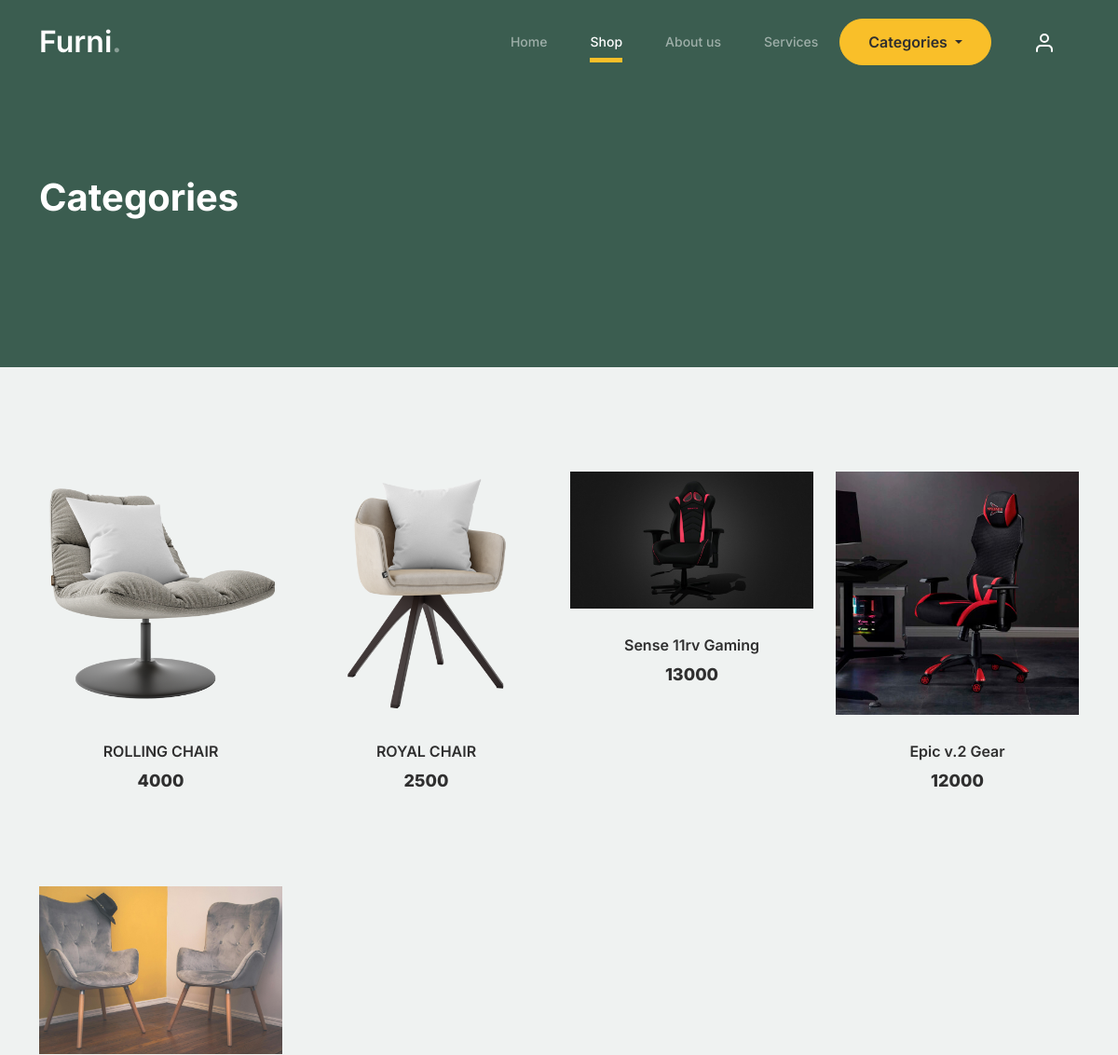
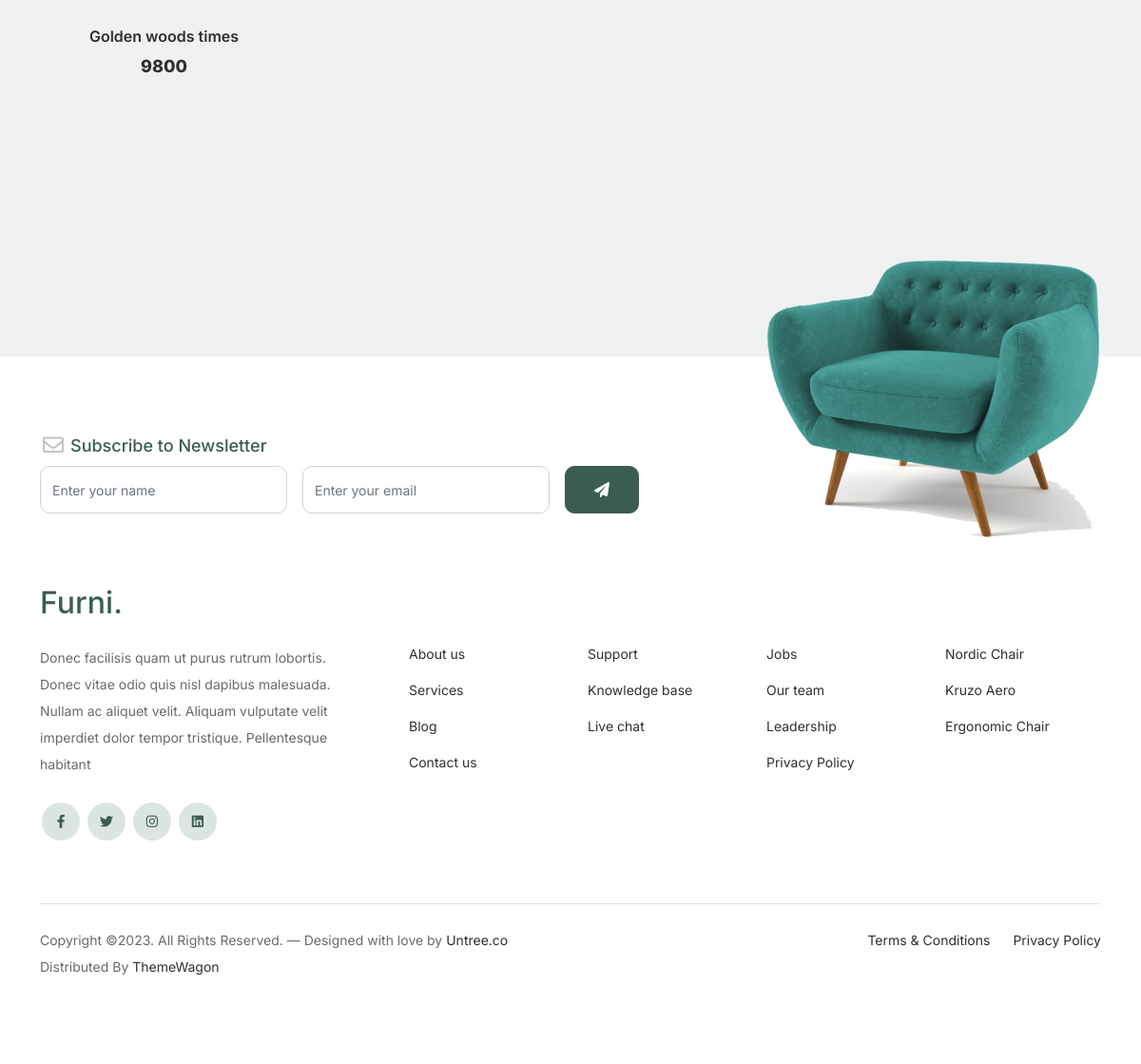
Screenshot of /categories/1 with the database file from the repository (2 pictures, top to bottom).
### comstore/models.py (models this page shows, shortened)
class Product(models.Model):
    prdtname=models.CharField(max_length=20)
    prdtdescription=models.TextField()
    prdtimage=models.ImageField(upload_to='image',default='')
    prdtprice=models.IntegerField()
    categories=models.ForeignKey(Categories,on_delete=models.CASCADE)
    stock=models.IntegerField(default=1)

### comstore/views.py (the view)
# urls.py: path('categories/<int:catid>' ,views.categories,name='categories'),
def categories(request,catid):
    data2=Categories.objects.all()
    data=Product.objects.filter(categories=catid)
    return render(request,"categories.html",{'data':data,'data2':data2})

### comstore/templates/categories.html (shortened to what this page needs)
<!doctype html>
{% load static %}
<html lang="en">
<head>
		<link href="{% static 'css/bootstrap.min.css' %}" rel="stylesheet">
		<link href="https://cdnjs.cloudflare.com/ajax/libs/font-awesome/6.0.0-beta3/css/all.min.css" rel="stylesheet">
		<link href="{% static 'css/tiny-slider.css' %}" rel="stylesheet">
		<link href="{% static 'css/style.css' %}" rel="stylesheet">
	</head>
	<body>
		<nav class="custom-navbar navbar navbar navbar-expand-md navbar-dark bg-dark" arial-label="Furni navigation bar">
			<div class="container">
				<a class="navbar-brand" href="index.html">Furni<span>.</span></a>
				<div class="collapse navbar-collapse" id="navbarsFurni">
					<ul class="custom-navbar-nav navbar-nav ms-auto mb-2 mb-md-0">
						<li class="nav-item ">
							<a class="nav-link" href="{% url 'index' %}">Home</a>
						</li>
						<li class="active"><a class="nav-link" href="{% url 'shop' %}">Shop</a></li>
						<li><a class="nav-link" href="about.html">About us</a></li>
						<li><a class="nav-link" href="services.html">Services</a></li></ul>
						<div class="dropdown">
							<button class="btn btn-secondary dropdown-toggle" type="button" data-bs-toggle="dropdown" aria-expanded="false">
								Categories
							</button>
						</div>
					<ul class="custom-navbar-cta navbar-nav mb-2 mb-md-0 ms-5">
						<li><a class="nav-link" href="#"><img src="{% static 'images/user.svg' %}"></a></li>
					</ul>
				</div>
			</div>
		</nav>
			<div class="hero">
				<div class="container">
					<div class="row justify-content-between">
						<div class="col-lg-5">
							<div class="intro-excerpt">
								<h1>Categories</h1>
							</div>
						</div>
						<div class="col-lg-7">
						</div>
					</div>
				</div>
			</div>
		<div class="untree_co-section product-section before-footer-section">
		    <div class="container">
		      	<div class="row">
					{% for i in data %}
					<div class="col-12 col-md-4 col-lg-3 mb-5">
						<a class="product-item" href="#">
							<img src="{{i.prdtimage.url}}" class="img-fluid product-thumbnail">
							<h3 class="product-title">{{i.prdtname}}</h3>
							<strong class="product-price">{{i.prdtprice}}</strong>
						</a>
					</div>
					{% endfor %}
		      	</div>
		    </div>
		</div>
		<footer class="footer-section">
			<div class="container relative">
				<div class="sofa-img">
					<img src="{% static 'images/sofa.png' %}" alt="Image" class="img-fluid">
				</div>
				<div class="row">
					<div class="col-lg-8">
						<div class="subscription-form">
							<h3 class="d-flex align-items-center"><span class="me-1"><img src="{% static 'images/envelope-outline.svg' %}" alt="Image" class="img-fluid"></span><span>Subscribe to Newsletter</span></h3>
							<form action="#" class="row g-3">
								<div class="col-auto">
									<input type="text" class="form-control" placeholder="Enter your name">
								</div>
								<div class="col-auto">
									<input type="email" class="form-control" placeholder="Enter your email">
								</div>
								<div class="col-auto">
									<button class="btn btn-primary">
										<span class="fa fa-paper-plane"></span>
									</button>
								</div>
							</form>
						</div>
					</div>
				</div>
				<div class="row g-5 mb-5">
					<div class="col-lg-4">
						<div class="mb-4 footer-logo-wrap"><a href="#" class="footer-logo">Furni<span>.</span></a></div>
						<p class="mb-4">Donec facilisis quam ut purus rutrum lobortis. Donec vitae odio quis nisl dapibus malesuada. Nullam ac aliquet velit. Aliquam vulputate velit imperdiet dolor tempor tristique. Pellentesque habitant</p>
						<ul class="list-unstyled custom-social">
							<li><a href="#"><span class="fa fa-brands fa-facebook-f"></span></a></li>
							<li><a href="#"><span class="fa fa-brands fa-twitter"></span></a></li>
							<li><a href="#"><span class="fa fa-brands fa-instagram"></span></a></li>
							<li><a href="#"><span class="fa fa-brands fa-linkedin"></span></a></li>
						</ul>
					</div>
					<div class="col-lg-8">
						<div class="row links-wrap">
							<div class="col-6 col-sm-6 col-md-3">
								<ul class="list-unstyled">
									<li><a href="#">About us</a></li>
									<li><a href="#">Services</a></li>
									<li><a href="#">Blog</a></li>
									<li><a href="#">Contact us</a></li>
								</ul>
							</div>
							<div class="col-6 col-sm-6 col-md-3">
								<ul class="list-unstyled">
									<li><a href="#">Support</a></li>
									<li><a href="#">Knowledge base</a></li>
									<li><a href="#">Live chat</a></li>
								</ul>
							</div>
							<div class="col-6 col-sm-6 col-md-3">
								<ul class="list-unstyled">
									<li><a href="#">Jobs</a></li>
									<li><a href="#">Our team</a></li>
									<li><a href="#">Leadership</a></li>
									<li><a href="#">Privacy Policy</a></li>
								</ul>
							</div>
							<div class="col-6 col-sm-6 col-md-3">
								<ul class="list-unstyled">
									<li><a href="#">Nordic Chair</a></li>
									<li><a href="#">Kruzo Aero</a></li>
									<li><a href="#">Ergonomic Chair</a></li>
								</ul>
							</div>
						</div>
					</div>
				</div>
				<div class="border-top copyright">
					<div class="row pt-4">
						<div class="col-lg-6">
							<p class="mb-2 text-center text-lg-start">Copyright &copy;. All Rights Reserved. &mdash; Designed with love by <a href="https://untree.co">Untree.co</a>  Distributed By <a href="https://themewagon.com">ThemeWagon</a>
            </p>
						</div>
						<div class="col-lg-6 text-center text-lg-end">
							<ul class="list-unstyled d-inline-flex ms-auto">
								<li class="me-4"><a href="#">Terms &amp; Conditions</a></li>
								<li><a href="#">Privacy Policy</a></li>
							</ul>
						</div>
					</div>
				</div>
			</div>
		</footer>
	</body>
</html>

### rows the page displays
Product: prdtimage (picture), prdtname "ROLLING CHAIR", prdtprice "4000"
Product: prdtimage (picture), prdtname "ROYAL CHAIR", prdtprice "2500"
Product: prdtimage (picture), prdtname "Sense 11rv Gaming", prdtprice "13000"
Product: prdtimage (picture), prdtname "Epic v.2 Gear", prdtprice "12000"
Product: prdtimage (picture), prdtname "Golden woods times", prdtprice "9800"
